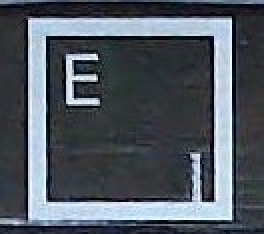
#> input picture Resources/images/E.jpg, 132 x 117 px, found by its file name (shown 2 times larger); its folder holds 4 pictures in this run
$ python calibration.py
#> lines starting #> are read from the running program, lines starting #| are printed output that depends on the picture
import cv2 as cv
import os
import numpy as np

# Chess/checker board size, dimensions
CHESS_BOARD_DIM = (8, 5)


SQUARE_SIZE = 29  # millimeters

criteria = (cv.TERM_CRITERIA_EPS + cv.TERM_CRITERIA_MAX_ITER, 30, 0.001)


calib_data_path = "C:\\Users\\abhi9\\Desktop\\Aruco detection"
CHECK_DIR = os.path.isdir(calib_data_path)


if not CHECK_DIR:
    os.makedirs(calib_data_path)
    print(f'"{calib_data_path}" Directory is created')

else:
    print(f'"{calib_data_path}" Directory already Exists.')

# prepare object points, i.e. (0,0,0), (1,0,0), (2,0,0) ....,(6,5,0)
obj_3D = np.zeros((CHESS_BOARD_DIM[0] * CHESS_BOARD_DIM[1], 3), np.float32)

obj_3D[:, :2] = np.mgrid[0 : CHESS_BOARD_DIM[0], 0 : CHESS_BOARD_DIM[1]].T.reshape(
    -1, 2
)
obj_3D *= SQUARE_SIZE
print(obj_3D)

obj_points_3D = []
img_points_2D = []

# The images directory path
image_dir_path = "images"

files = os.listdir(image_dir_path)
for file in files:
    print(file)
    imagePath = os.path.join(image_dir_path, file)
    image = cv.imread(imagePath)
#> image is the input picture: shape (117, 132, 3); mean B, G, R 97.2, 88.1, 80.9
    grayScale = cv.cvtColor(image, cv.COLOR_BGR2GRAY)
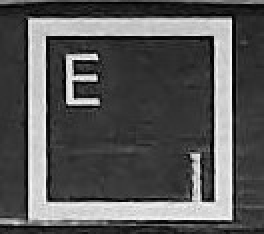
#> grayScale: shape (117, 132) (shown 2 times larger); min 1, max 254, mean 87
    ret, corners = cv.findChessboardCorners(image, CHESS_BOARD_DIM, None)
#> ret = False; corners = None
    if ret == True:
        obj_points_3D.append(obj_3D)
        corners2 = cv.cornerSubPix(grayScale, corners, (3, 3), (-1, -1), criteria)
        img_points_2D.append(corners2)

        img = cv.drawChessboardCorners(image, CHESS_BOARD_DIM, corners2, ret)

cv.destroyAllWindows()
#> (the run stopped early here; a loop or call above may not have finished)
